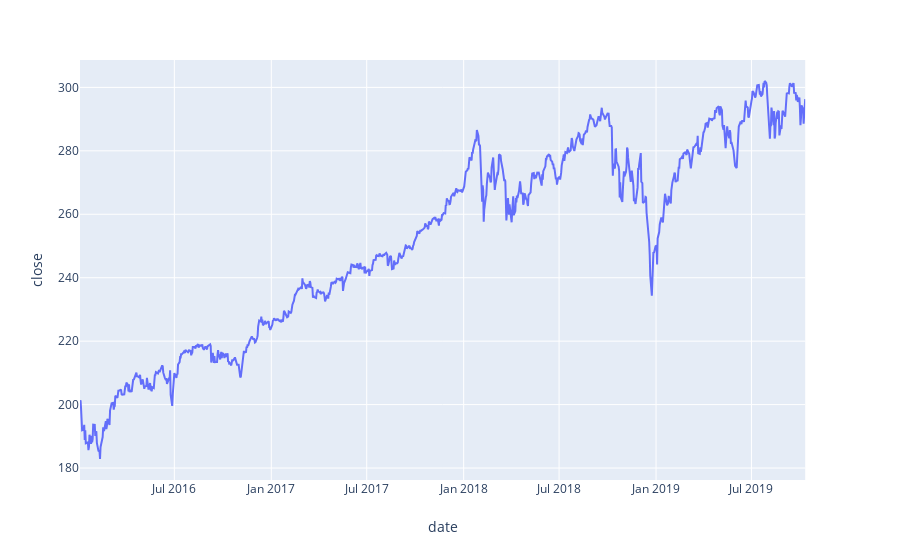

This figure's notebook cell:
### Code cell
fig2 = px.line(df_spy, x="date", y="close")
fig2.show()

### Figure 1 — Plotly figure (JSON) as saved in the notebook; plotly's stock layout.template omitted (floating-point values rounded to 4 significant figures; data arrays with more than 128 entries replaced by an {"elided": "..."} marker saying what was removed)
{"data": [{"hoverlabel": {"namelength": 0}, "hovertemplate": "date=%{x}<br>close=%{y}", "legendgroup": "", "line": {"color": "#636efa", "dash": "solid"}, "mode": "lines", "name": "", "showlegend": false, "type": "scatter", "x": {"elided": "951 str values"}, "xaxis": "x", "y": {"elided": "951 float values"}, "yaxis": "y"}], "layout": {"autosize": true, "legend": {"tracegroupgap": 0}, "margin": {"t": 60}, "xaxis": {"anchor": "y", "autorange": true, "domain": [0, 0.98], "range": ["2016-01-04", "2019-10-11"], "title": {"text": "date"}, "type": "date"}, "yaxis": {"anchor": "x", "autorange": true, "domain": [0, 1], "range": [176.2, 308.6], "title": {"text": "close"}, "type": "linear"}}}
